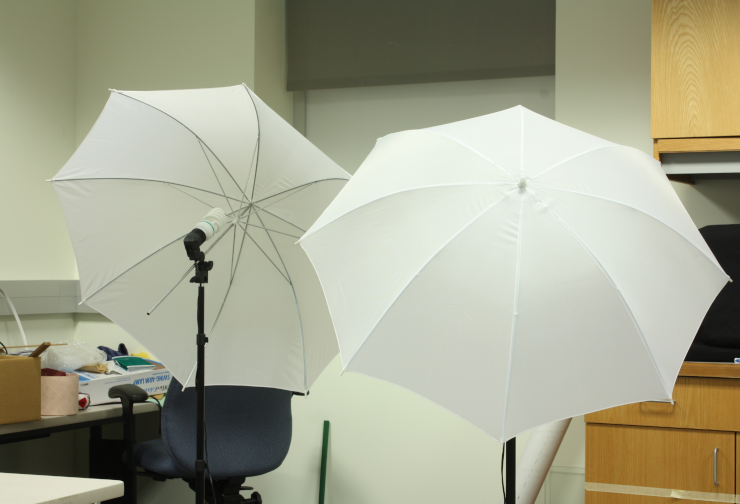
#> input picture materials/umbrellaL.png, 740 x 504 px
$ python 'SceneView [conflicted].py'
#> lines starting #> are read from the running program, lines starting #| are printed output that depends on the picture
### materials/disparity.py
import numpy as np
import cv2
import sys
from mpl_toolkits import mplot3d
from matplotlib import pyplot as plt


# ================================================
#
def getDisparityMap(imL, imR, numDisparities, blockSize):
    stereo = cv2.StereoBM_create(numDisparities=numDisparities, blockSize=blockSize)

    disparity = stereo.compute(imL, imR)
    disparity = disparity - disparity.min() + 1 # Add 1 so we don't get a zero depth, later
    disparity = disparity.astype(np.float32) / 16.0 # Map is fixed point int with 4 fractional bits

    return disparity # floating point image
# ================================================


# ================================================
#
# [23 lines left out: function plot, not called in this run]


# ================================================
#
# [43 lines that do not run on import are left out]

### SceneView [conflicted].py
from materials.disparity import getDisparityMap, plot
import cv2
import numpy as np
from matplotlib import pyplot as plt


def plot_3d(x, y, z):
    ax = plt.axes(projection ='3d')
    ax.scatter(x, y, z, 'green')

    # Labels
    ax.set_xlabel('x')
    ax.set_ylabel('y')
    ax.set_zlabel('z')

    #plt.savefig('myplot.pdf', bbox_inches='tight') # Can also specify an image, e.g. myplot.png
    plt.show()
    cv2.destroyAllWindows()
    cv2.waitKey(0)


focal_lenght_l = 38.38
focal_lenght_r = 41.454
baseline = 174.019
x_center = 1429.219
y_center = 993.403

# Scaling doffs to lower resolution
doffs = 114.291

# focal length in pixles
focal_length = 5806.559

# Load left image
filename = 'materials/umbrellaL.png'
imgL = cv2.imread(filename, 0)
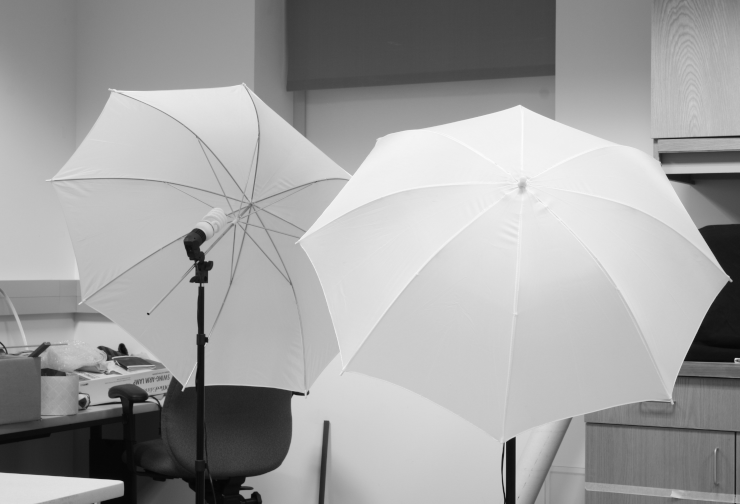
#> imgL: shape (504, 740); min 5, max 252, mean 161.7


# Load right image
filename = 'materials/umbrellaR.png'
imgR = cv2.imread(filename, 0)
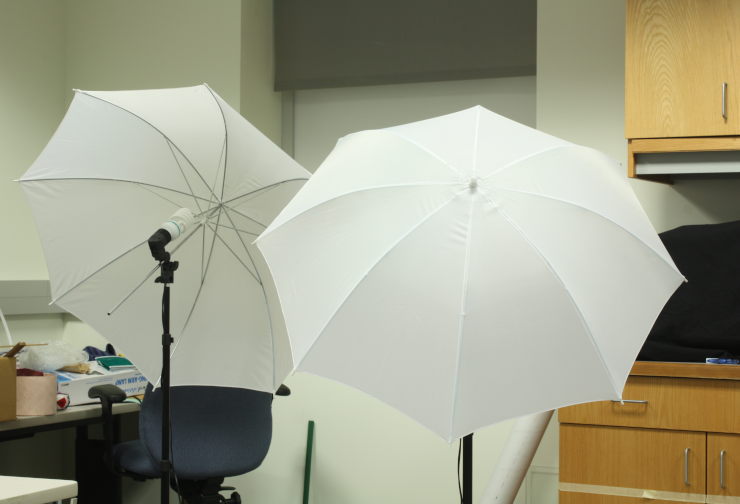
#> input picture materials/umbrellaR.png, 740 x 504 px
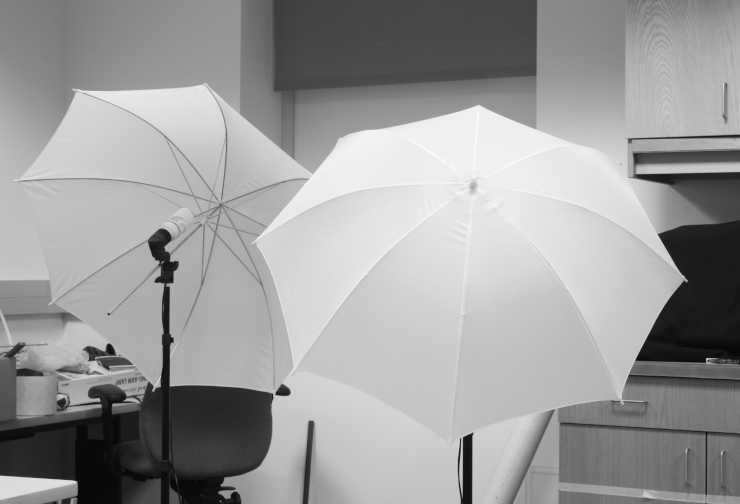
#> imgR: shape (504, 740); min 7, max 250, mean 155.8

imgREdges = cv2.Canny(imgR,86,131)
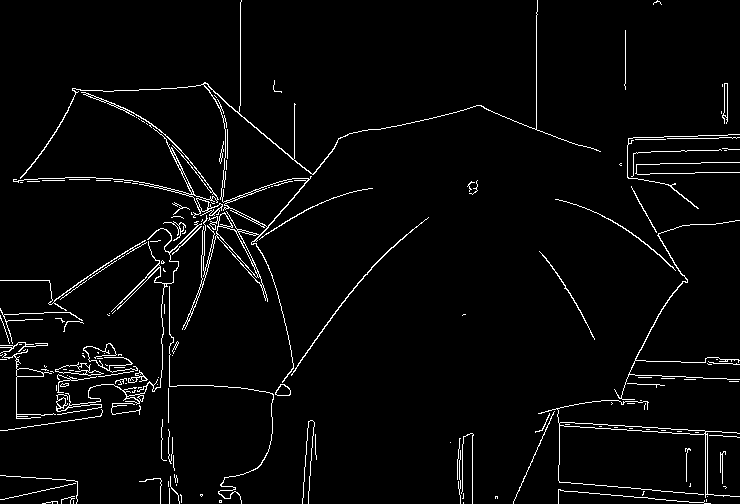
#> imgREdges: shape (504, 740); 3.2% white in thin lines or dots
imgLEdges = cv2.Canny(imgL,86,131)
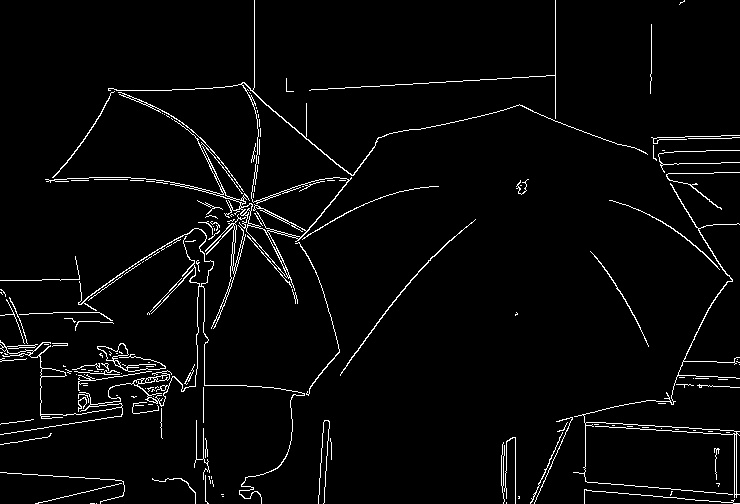
#> imgLEdges: shape (504, 740); 3.3% white in thin lines or dots

disparityMap = getDisparityMap(imgLEdges, imgREdges, 64, 5)
#> in getDisparityMap, `disparity = stereo.compute(imL, imR)`:
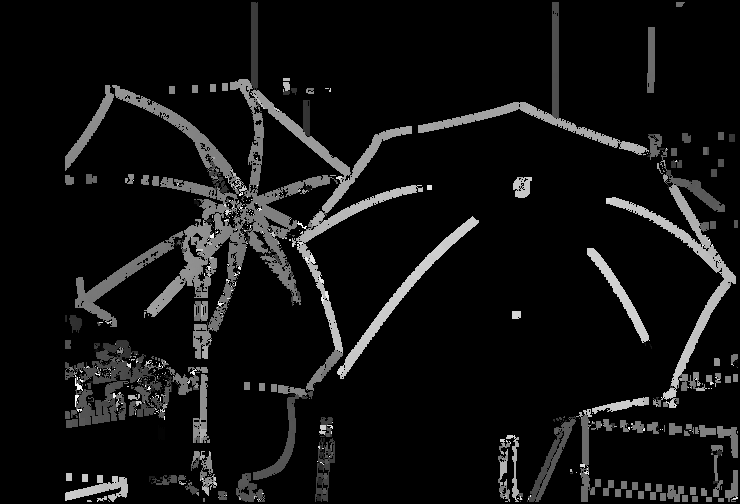
#> disparity: shape (504, 740) int16; min -16, max 1008, mean 54.8; drawn with min black and max white
#import pdb; pdb.set_trace()

x_values = []
y_values = []
z_values = []

#import pdb; pdb.set_trace()

for (x,y), value in np.ndenumerate(disparityMap):
    x_1 = x-x_center
    y_1 = y-y_center

    if value < 1:
        continue

    z_new = baseline*(focal_length/(value+doffs))
    z_values.append(z_new)

    x_new = (x_1*z_new)/focal_length
    x_values.append(x_new)

    y_new = (y_1*z_new)/focal_length
    y_values.append(y_new)
#> this loop made 372960 passes
#> y_1 on passes 1 to 3: -993.4, -992.4, -991.4
#> after the loop, x_values = 48422 items; y_values = 48422 items; z_values = 48422 items

    #print(f"{x_new}, {y_new}, {z_new}")
plot_3d(x_values, z_values, y_values,)
#> in plot_3d, `plt.show()`:
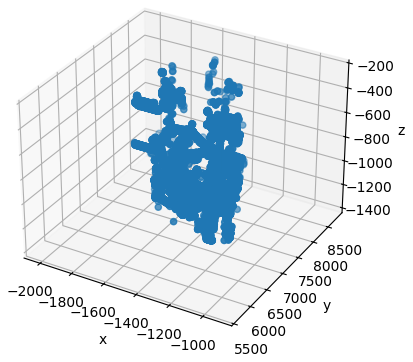
#> figure drawn by matplotlib, 1 panel

#cv2.imshow('Disparity',  np.interp(disparityMap, (disparityMap.min(), disparityMap.max()), (0.0, 1.0)))

#cv2.waitKey(0)
